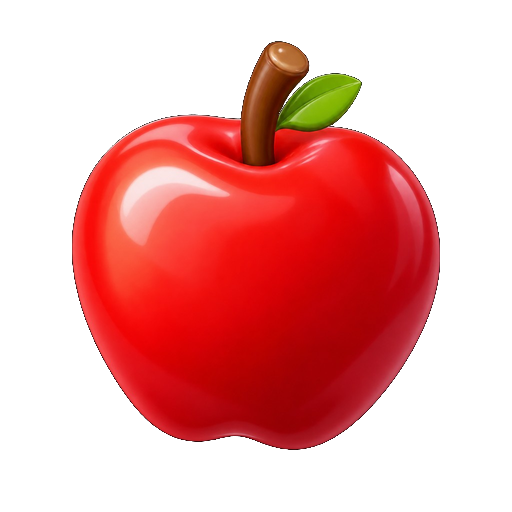
#> input picture assets/titles/fruit/01.png, 512 x 512 px; its folder holds 4 pictures in this run
$ python render_preview.py
#> lines starting #> are read from the running program, lines starting #| are printed output that depends on the picture
"""Макет стола в теме «Новая»: зазоры и стыки как в игре, верх поля у лотка.

Код игры не меняет. Пишет два PNG в эту же папку.
"""

from __future__ import annotations

from pathlib import Path

from PIL import Image, ImageDraw, ImageFilter, ImageFont

ROOT = Path(__file__).resolve().parents[2]
ASSETS = ROOT / "assets"
OUT = Path(__file__).resolve().parent

ASPECT = 709 / 514
S = 2
PHONE_W = 390
PHONE_H = 844
PLAY_MAX_X = 10
PLAY_MAX_Y = 8

# Тёплый стол и фарфор темы «Новая».
WOOD_HI = (199, 154, 92)
WOOD_MID = (107, 67, 36)
WOOD_DEEP = (42, 23, 10)
SIDE_HI = (238, 225, 192)
SIDE_MID = (203, 174, 120)
SIDE_LO = (140, 107, 60)
FACE_HI = (255, 254, 250)
FACE_LO = (248, 243, 227)
STROKE = (107, 58, 32)
TRAY = (58, 36, 18, 230)

DRAGON = [
    [2, 2, 2, 2, 2, 2],
    [3, 4, 4, 4, 4, 3],
    [3, 5, 14, 14, 5, 3],
    [3, 4, 4, 4, 4, 3],
    [2, 2, 2, 2, 2, 2],
]


# [6 lines left out: function font, not called in this run]


def lerp(a: tuple[int, int, int], b: tuple[int, int, int], t: float) -> tuple[int, int, int]:
    return tuple(int(a[i] + (b[i] - a[i]) * t) for i in range(3))


# [32 lines left out: functions mix, premium_backdrop, not called in this run]


def footprint_overlaps(ax: int, ay: int, bx: int, by: int) -> bool:
    return ax < bx + 2 and ax + 2 > bx and ay < by + 2 and ay + 2 > by


# [74 lines left out: functions spread_onto_seams, dragon_tiles, not called in this run]


def fit_tile_w(usable_w: float) -> float:
    # Сцена 6×5, шаг = ширина кости: content_w = tile_w * (5 + 1 + 0.125).
    return usable_w / (6 + 10 / 80)


# [165 lines left out: functions board_metrics, gap_to_fit, tile_pos, visual_bounds, symbol_box, fit_symbol and 6 more, not called in this run]


def load_fruits() -> list[Image.Image]:
    return [
        Image.open(ASSETS / "titles" / "fruit" / f"{i:02d}.png").convert("RGBA")
        for i in range(1, 21)
    ]
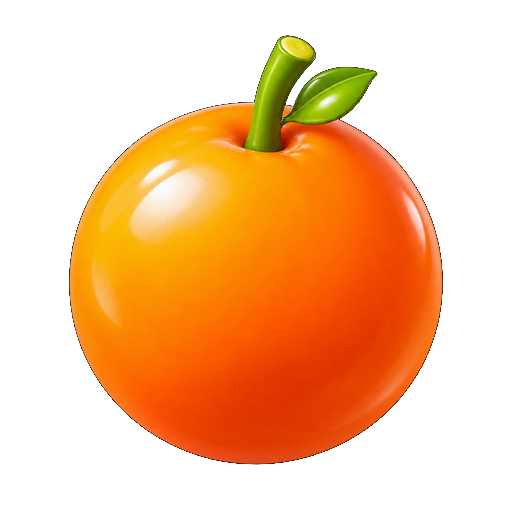
#> input picture assets/titles/fruit/02.png, 512 x 512 px
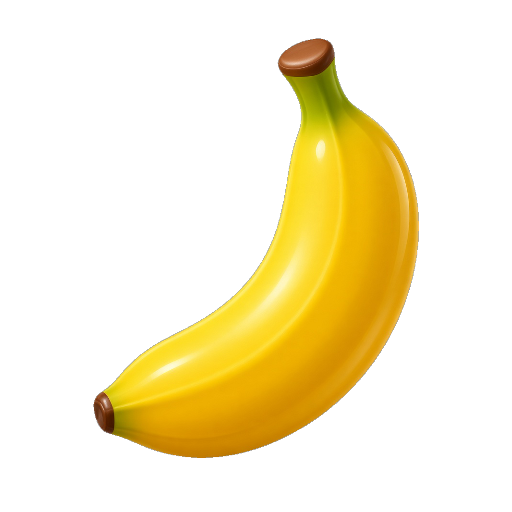
#> input picture assets/titles/fruit/03.png, 512 x 512 px
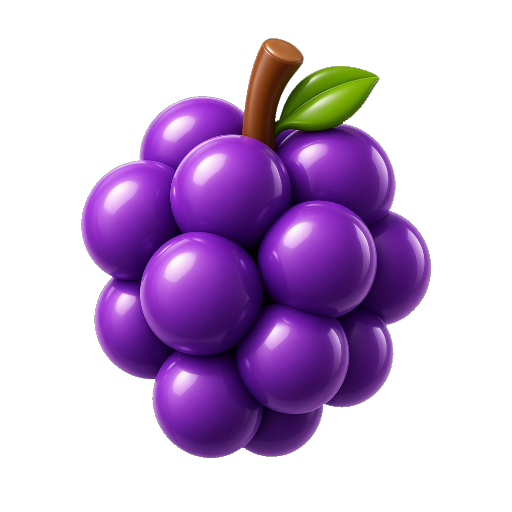
#> input picture assets/titles/fruit/04.png, 512 x 512 px


# [167 lines left out: functions paste_clipped, circle_button, badge, draw_hud, draw_tray, draw_actions and 2 more, not called in this run]


def caption(draw: ImageDraw.ImageDraw, xy: tuple[int, int], text: str, size: int, fill, bold=False) -> None:
    draw.text(xy, text, font=font(size, bold), fill=fill, anchor="ma")


# [145 lines left out: functions chrome_bands, render_table, render_sharpness, not called in this run]


def main() -> None:
    fruits = load_fruits()
    render_table(fruits)
    render_sharpness(fruits)


if __name__ == "__main__":
#> (the run stopped early here; a loop or call above may not have finished)
